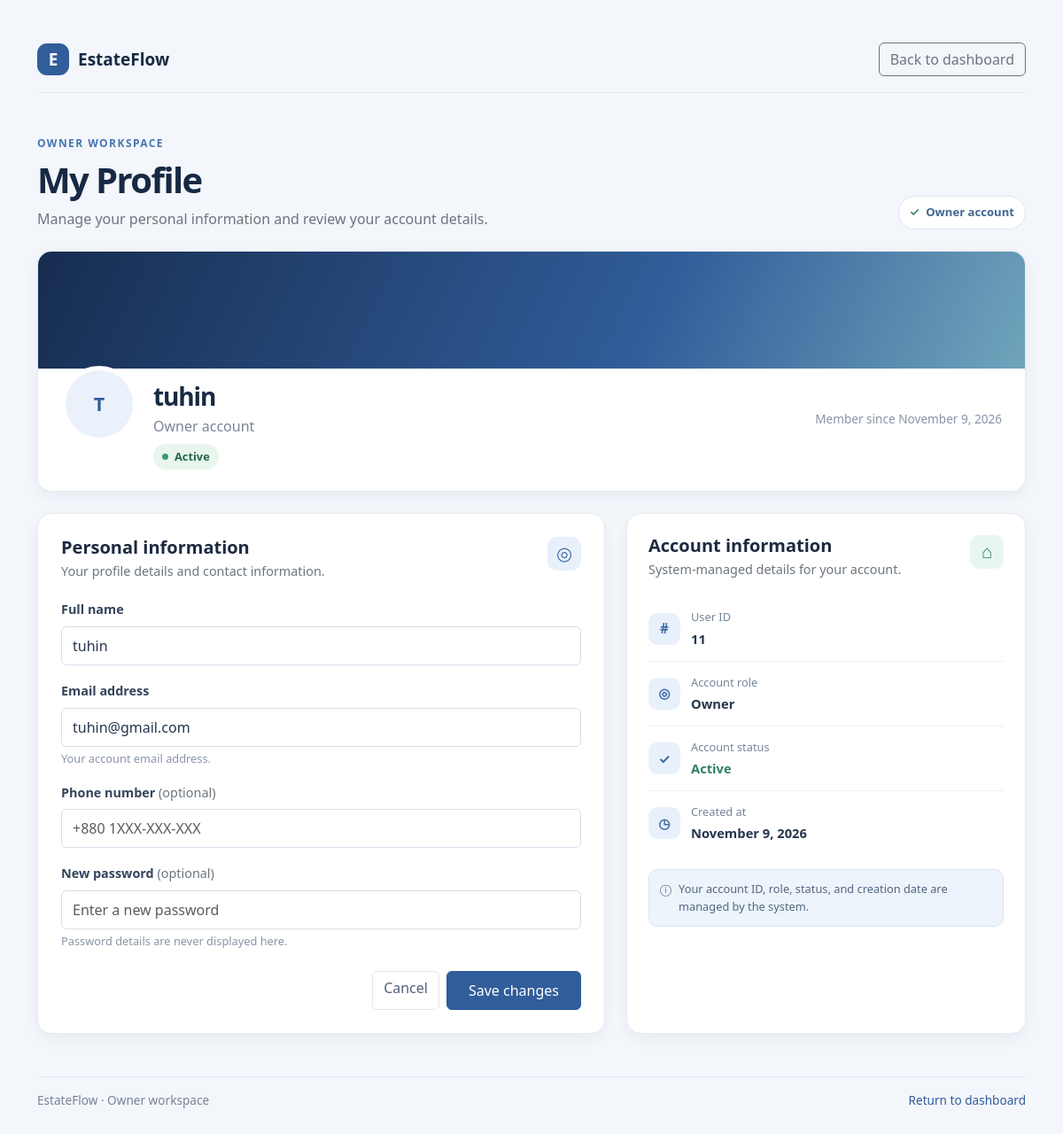
Page /backend/owner/property_crud/profile.php (signed in) on the committed database.
### tables this page shows
CREATE TABLE `users` (
  `user_id` bigint UNSIGNED NOT NULL,
  `name` varchar(100) NOT NULL,
  `email` varchar(100) NOT NULL,
  `password_hash` varchar(255) NOT NULL,
  `phone` varchar(20) DEFAULT NULL,
  `status` enum('active','inactive') NOT NULL DEFAULT 'active',
  `created_at` datetime NOT NULL DEFAULT CURRENT_TIMESTAMP,
  `role` enum('admin','customer','agent','owner') NOT NULL
);

### backend/owner/property_crud/profile.php (the view, shortened to what this page needs)
<?php
require_once __DIR__ . '/dbconfig.php';
$escape = static fn(string $value): string => htmlspecialchars($value, ENT_QUOTES | ENT_SUBSTITUTE, 'UTF-8');
$userId = (int) $_SESSION['user_id'];
$profile = null;
$profileStmt = $conn->prepare('SELECT user_id, name, email, phone, status, created_at, role FROM users WHERE user_id = ? AND role = ? LIMIT 1');
if (!$profileStmt) {
    error_log('Unable to prepare owner profile query: ' . $conn->error);
    $profileError = 'Your profile could not be loaded. Please try again later.';
} else {
    $role = 'owner';
    $profileStmt->bind_param('is', $userId, $role);
    if (!$profileStmt->execute()) {
        error_log('Unable to load owner profile: ' . $profileStmt->error);
        $profileError = 'Your profile could not be loaded. Please try again later.';
    } else {
        $profile = $profileStmt->get_result()->fetch_assoc();
    }
}
$profileName = (string) ($profile['name'] ?? '');
$nameParts = preg_split('/\s+/', trim($profileName), -1, PREG_SPLIT_NO_EMPTY) ?: [];
$initials = $nameParts
    ? strtoupper(substr($nameParts[0], 0, 1) . (count($nameParts) > 1 ? substr($nameParts[count($nameParts) - 1], 0, 1) : ''))
    : 'O';
$memberSince = !empty($profile['created_at']) ? date('F j, Y', strtotime($profile['created_at'])) : '—';
$status = (string) ($profile['status'] ?? '');
$statusClass = $status === 'active' ? 'status-active' : 'status-inactive';
?>
<!doctype html>
<html lang="en">
<head>
    <link href="https://cdn.jsdelivr.net/npm/bootstrap@5.3.3/dist/css/bootstrap.min.css" rel="stylesheet">
    <link rel="stylesheet" href="../assets/css/owner/profile.css">
</head>
<body class="owner-profile-page">
    <main class="container py-4 py-lg-5">
        <nav class="page-nav d-flex align-items-center justify-content-between mb-5" aria-label="Page navigation">
            <a class="brand-mark text-decoration-none" href="../owner_dashboard.php">
                <span class="brand-icon" aria-hidden="true">E</span>
                <span>EstateFlow</span>
            </a>
            <a class="btn btn-outline-secondary" href="../owner_dashboard.php">Back to dashboard</a>
        </nav>
        <header class="profile-page-heading mb-4">
            <p class="eyebrow mb-2">OWNER WORKSPACE</p>
            <div class="d-flex flex-column flex-md-row align-items-md-end justify-content-between gap-3">
                <div>
                    <h1 class="display-6 fw-bold mb-2">My Profile</h1>
                    <p class="text-secondary mb-0">Manage your personal information and review your account details.</p>
                </div>
                <span class="profile-secure-label"><span aria-hidden="true">✓</span> <?= $escape(ucfirst((string) ($profile['role'] ?? 'owner'))) ?> account</span>
            </div>
        </header>
        <section class="profile-card mb-4" aria-labelledby="profile-name">
            <div class="profile-cover"></div>
            <div class="profile-identity">
                <div class="profile-avatar" aria-hidden="true"><?= $escape($initials) ?></div>
                <div class="profile-heading">
                    <h2 id="profile-name" class="h3 mb-1"><?= $escape($profileName ?: 'Property Owner') ?></h2>
                    <p class="mb-2"><?= $escape(ucfirst((string) ($profile['role'] ?? 'owner'))) ?> account</p>
                    <span class="account-badge <?= $statusClass ?>"><span aria-hidden="true"></span> <?= $escape(ucfirst($status ?: 'Unknown')) ?></span>
                </div>
                <span class="member-since">Member since <?= $escape($memberSince) ?></span>
            </div>
        </section>
        <div class="row g-4">
            <div class="col-12 col-lg-7">
                <section class="detail-card profile-form-card h-100" aria-labelledby="personal-info-title">
                    <div class="section-heading">
                        <div>
                            <h2 id="personal-info-title" class="h5 mb-1">Personal information</h2>
                            <p class="text-secondary mb-0">Your profile details and contact information.</p>
                        </div>
                        <span class="section-icon" aria-hidden="true">◎</span>
                    </div>
                    <form>
                        <div class="row g-3">
                            <div class="col-12">
                                <label for="name" class="form-label">Full name</label>
                                <input class="form-control" id="name" name="name" type="text" maxlength="100" value="<?= $escape($profileName) ?>" placeholder="Your full name" autocomplete="name">
                            </div>
                            <div class="col-12">
                                <label for="email" class="form-label">Email address</label>
                                <input class="form-control" id="email" name="email" type="email" maxlength="100" value="<?= $escape((string) ($profile['email'] ?? '')) ?>" placeholder="you@example.com" autocomplete="email">
                                <div class="form-text">Your account email address.</div>
                            </div>
                            <div class="col-12">
                                <label for="phone" class="form-label">Phone number <span class="text-secondary fw-normal">(optional)</span></label>
                                <input class="form-control" id="phone" name="phone" type="tel" maxlength="20" value="<?= $escape((string) ($profile['phone'] ?? '')) ?>" placeholder="+880 1XXX-XXX-XXX" autocomplete="tel">
                            </div>
                            <div class="col-12">
                                <label for="new-password" class="form-label">New password <span class="text-secondary fw-normal">(optional)</span></label>
                                <input class="form-control" id="new-password" name="password" type="password" autocomplete="new-password" placeholder="Enter a new password">
                                <div class="form-text">Password details are never displayed here.</div>
                            </div>
                            <div class="col-12">
                                <div class="form-actions d-flex flex-column flex-sm-row justify-content-end gap-2 pt-2">
                                    <a class="btn btn-light" href="../owner_dashboard.php">Cancel</a>
                                    <button class="btn btn-primary px-4" type="button">Save changes</button>
                                </div>
                            </div>
                        </div>
                    </form>
                </section>
            </div>
            <div class="col-12 col-lg-5">
                <section class="detail-card account-info-card h-100" aria-labelledby="account-info-title">
                    <div class="section-heading">
                        <div>
                            <h2 id="account-info-title" class="h5 mb-1">Account information</h2>
                            <p class="text-secondary mb-0">System-managed details for your account.</p>
                        </div>
                        <span class="section-icon portfolio-icon" aria-hidden="true">⌂</span>
                    </div>
                    <div class="account-info-list">
                        <div class="account-info-row">
                            <span class="account-info-icon" aria-hidden="true">#</span>
                            <div><small>User ID</small><strong><?= $profile ? (int) $profile['user_id'] : '—' ?></strong></div>
                        </div>
                        <div class="account-info-row">
                            <span class="account-info-icon" aria-hidden="true">◎</span>
                            <div><small>Account role</small><strong><?= $escape(ucfirst((string) ($profile['role'] ?? '—'))) ?></strong></div>
                        </div>
                        <div class="account-info-row">
                            <span class="account-info-icon" aria-hidden="true">✓</span>
                            <div><small>Account status</small><strong class="account-status-text"><?= $escape(ucfirst($status ?: '—')) ?></strong></div>
                        </div>
                        <div class="account-info-row">
                            <span class="account-info-icon" aria-hidden="true">◷</span>
                            <div><small>Created at</small><strong><?= $escape($memberSince) ?></strong></div>
                        </div>
                    </div>
                    <div class="account-info-note mt-3">
                        <span aria-hidden="true">ⓘ</span>
                        Your account ID, role, status, and creation date are managed by the system.
                    </div>
                </section>
            </div>
        </div>
        <footer class="page-footer mt-5 pt-3">
            <span>EstateFlow · Owner workspace</span>
            <a href="../owner_dashboard.php">Return to dashboard</a>
        </footer>
    </main>
</body>
</html>

### rows in the picture
users: role "Owner", name "T", name "tuhin", status "Active", created_at "November 9, 2026", email "tuhin@gmail.com", user_id "11"
